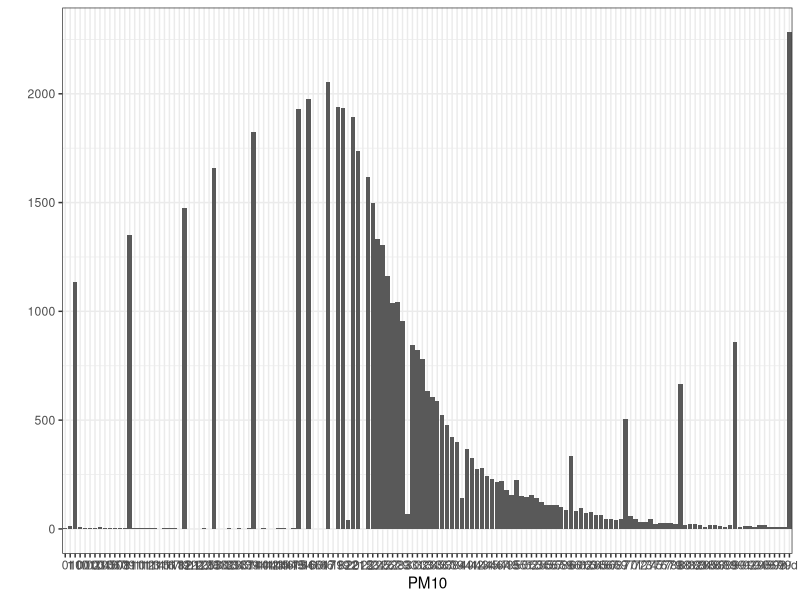
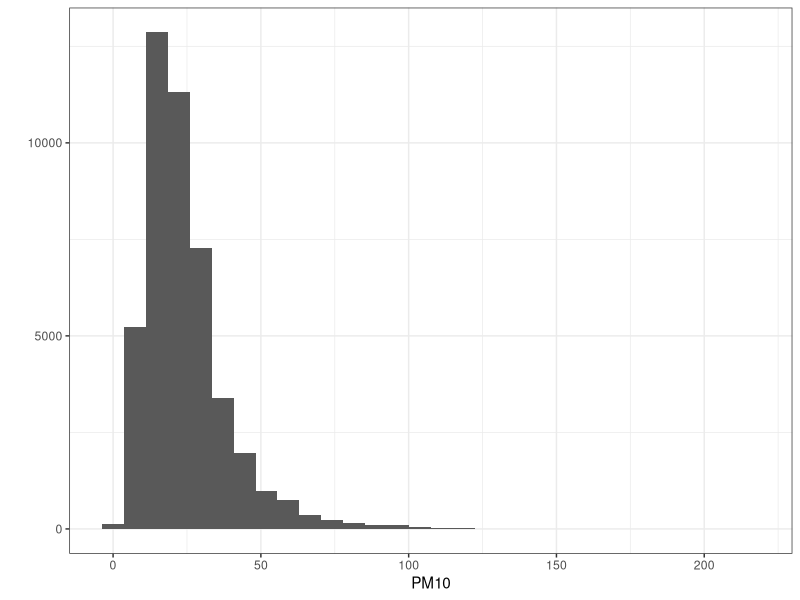
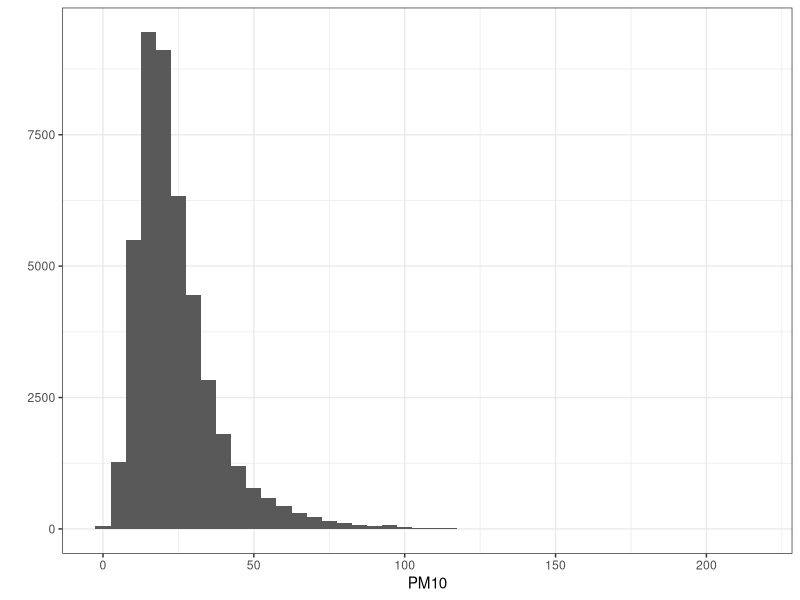
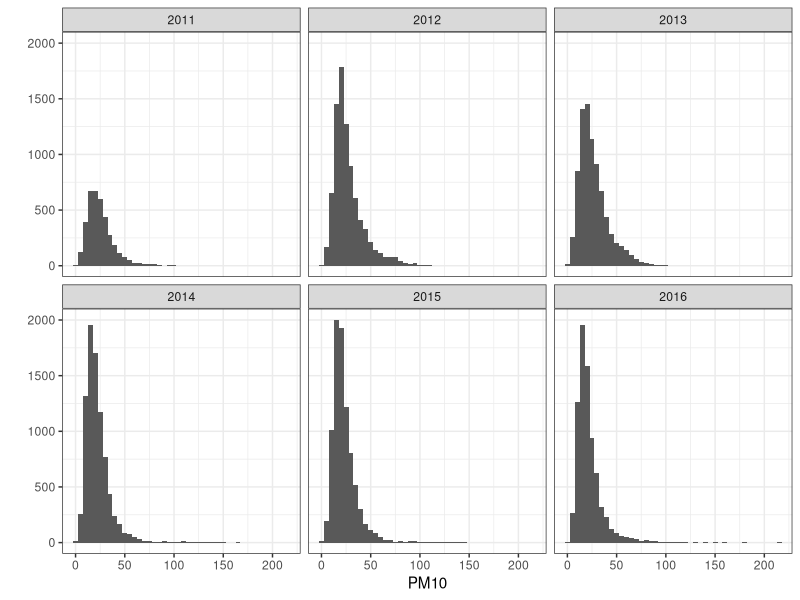
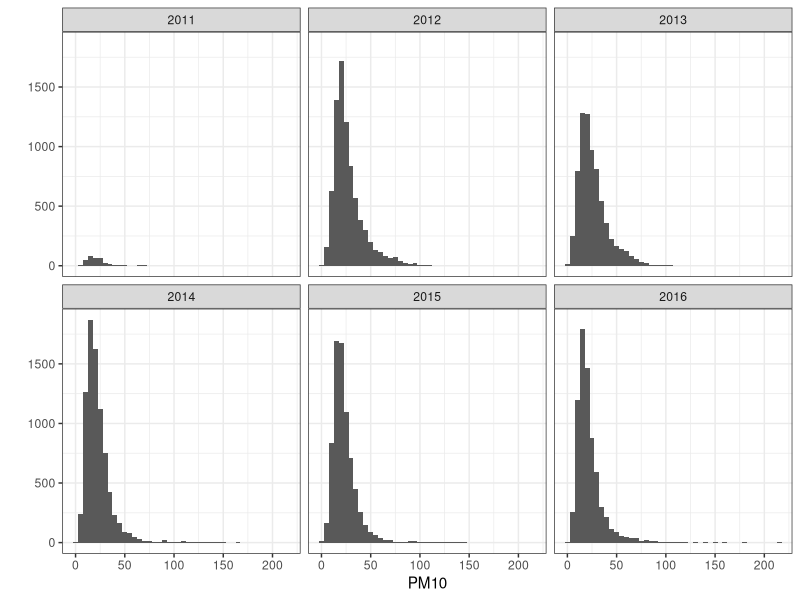
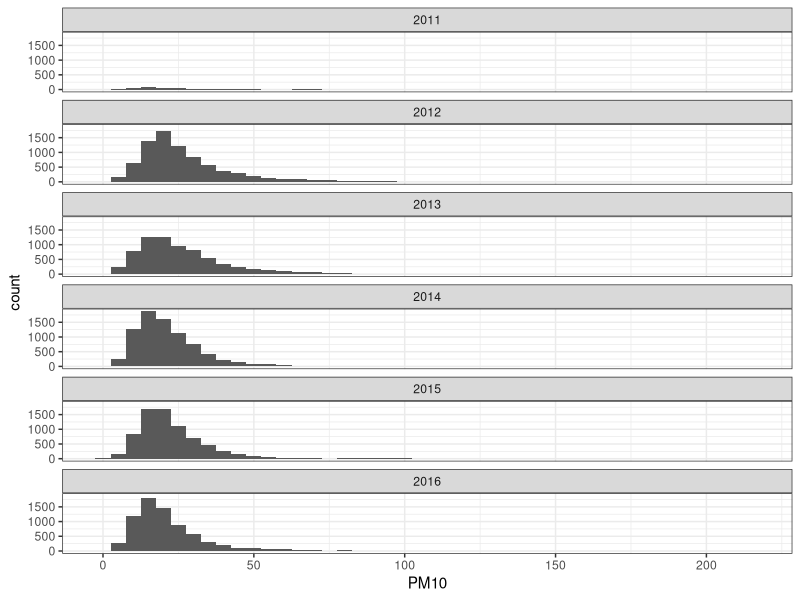
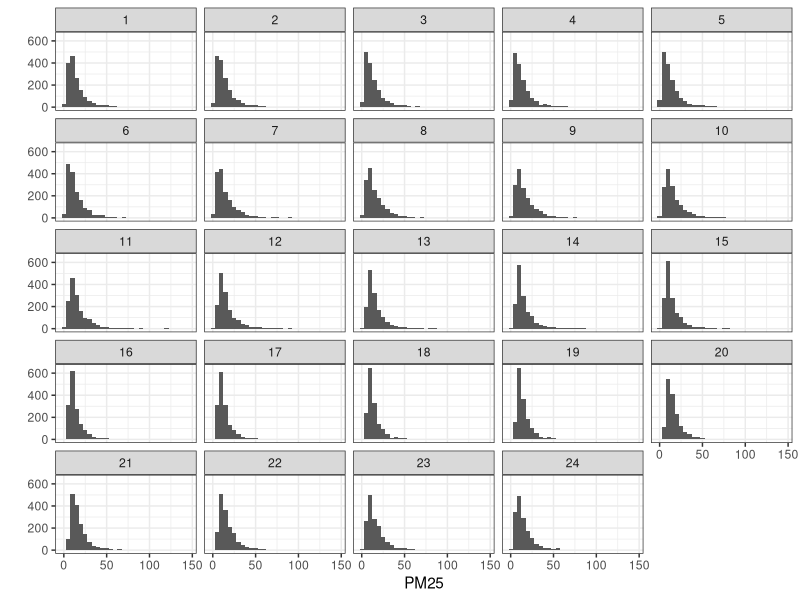
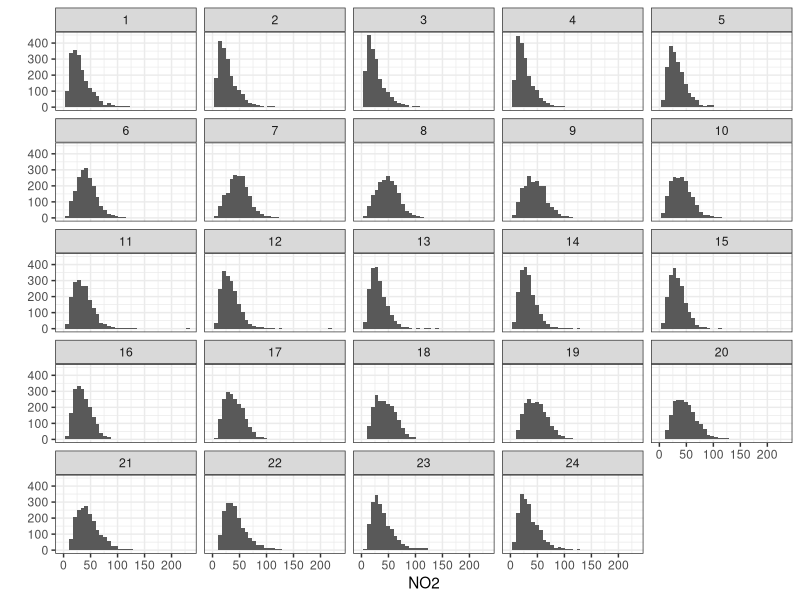

Generate these figures, in order, with R: (Note: this script raises an error after producing the figures.)
## ---- chunk 1
knitr::opts_chunk$set(echo = TRUE)
library(ggplot2)
library(tidyverse)
library(GGally)
library(lubridate)

theme_set(theme_bw())

## ---- chunk 2
airparif <- read.csv("airparif_centre_8_12_2016.csv", sep = ";", stringsAsFactors = FALSE)
#airparif <- read.csv("airparif_centre_8_12_2016.csv", sep = ";")

dim(airparif)
str(airparif)
summary(airparif)
head(airparif,20)
tail(airparif,20)

## ---- chunk 3

which(is.na(airparif$date))

# look at vals before & after this row
airparif[211:214,]

# okay this happened on '29/07/2011' @ 20h
airparif$date[213] <- '29/07/2011'
airparif[211:214,]

## ---- chunk 4

airparif$date <- as.Date(airparif$date, format = "%d/%m/%Y") 
str(airparif)

## ---- chunk 5

# remove 1st row
airparif <- airparif[-1,]

# make a copy
airparif$date2 <- airparif$date

airparif <- separate(airparif, date2, c("year", "month", "day"), sep="-")
str(airparif)

#fix malformed date for row 212
#airparif$date[212] <- "2011-07-20"

#try again
#airparif <- separate(airparif, date, c("year", "month", "day"), sep="-")

## ---- chunk 6

# get column names
names(airparif)


## ---- chunk 7

qplot(data = airparif, PM10)

## ---- chunk 8

str(airparif)

## ---- chunk 9

# create list of cols to convert
cols<- names(airparif)
cols.num <- cols[3:length(airparif)]

# convert pollutants to numeric
airparif[cols.num] <- lapply(airparif[cols.num], as.numeric)


# this converts everything to a list
# need to reconvert to df
airparif <- data.frame(airparif)
str(airparif)
summary(airparif)


# plot again
qplot(data = airparif, PM10)

# increase # of bins
qplot(data = airparif, PM10, binwidth = 5)


## ---- chunk 10
# by year
qplot(data = airparif, PM10, binwidth = 5, facets = ~year)

# remove the NA values
qplot(data = na.omit(airparif), PM10, binwidth = 5, facets = ~year)

# what were the max values for each year?
tapply(airparif$PM10, airparif$year, summary)

ggplot(aes(PM10), data = na.omit(airparif)) +
  geom_histogram(binwidth = 5) +
  facet_wrap(~year, ncol = 1)

## ---- chunk 11

qplot(data = na.omit(airparif), PM25, binwidth = 5, facets = ~heure)
qplot(data = airparif, NO2, binwidth = 7, facets = ~heure)
qplot(data = airparif, O3, binwidth = 3, facets = ~year)
qplot(data = na.omit(airparif), CO, facets = ~year)


## ---- chunk 12

ggplot(aes(x = as.factor(year), y = PM10), data = na.omit(airparif)) +
  geom_boxplot(na.rm = TRUE)

ggplot(aes(x = as.factor(year), y = PM25), data = airparif) +
  geom_boxplot()

ggplot(aes(x = as.factor(year), y = NO2), data = airparif) +
  geom_boxplot()

ggplot(aes(x = as.factor(year), y = O3), data = airparif) +
  geom_boxplot()

## ---- chunk 13

ggplot(data = airparif, aes(x = date, y = PM25)) +
  geom_point(alpha = 0.2)

## ---- chunk 14
  
summary <- airparif %>% 
  group_by(year, date) %>% 
  summarise_each(funs(mean), PM10, PM25, NO2, O3, CO) %>% 
  ungroup() 

#mutate(yr.month = year * 100 + month) %>% 
  #group_by(yr.month) %>% 
  #arrange(yr.month)'''
  

head(summary)
tail(summary)

## ---- chunk 15

# plot trend

ggplot(aes(date, PM10), data = na.omit(summary)) +
  geom_line()
  

## ---- chunk 16

ggplot(aes(date, PM10), data = summary) +
  geom_line() +
  geom_hline(yintercept = 25, col = "green") +
  geom_hline(yintercept = 50, col = "yellow") +
  geom_hline(yintercept = 75, col = "orange") +
  geom_hline(yintercept = 100, col = "red")
## ---- chunk 17

# add a levels column to summary

#x <- list(1:3, 4:6)
#do.call(cbind, lapply(x, function(i) rowMeans(dat[, i])))

x = summary[2:6]
x

# create function to set pollution levels



pollution.level <- function(x, lower = 0, upper = 100, 
                            by = 25, sep = "-", above.char = "+") {
 labs <- c("very low", "low", "medium", "high", "very high")

 cut(floor(x), 
     breaks = c(seq(lower, upper, by = by), Inf),
     right = FALSE, 
     labels = labs)
}

# apply to all the columns of x
x[1:5] <- lapply(x[1:5], pollution.level)





## ---- chunk 18

levels <- cbind(summary[1], x)

# gather(cases, "year", "n", 2:4)
levels.long <- gather(levels, "pollutant", "level", 2:6)

#spread(pollution, size, amount)

# reshaping to long format
count.levels.l <- levels %>% 
  # collapse pollutant columns into one
  # create year column
  # mutate('year' = year(date)) %>% 
  # create new 'level' column
  gather(pollutant, level, 2:6) %>% 
  group_by(pollutant, level) %>% 
  # count number of days at each level
  summarise(n = n())

str(count.levels.l)

# need to conver 'level' col to ordered factor
count.levels.l$level <- ordered(count.levels.l$level, 
                                levels = c("very low", "low", "medium", 
                                           "high", "very high", "NA"))

# now reshape to wide format, count days, 
# fill missing vals with zeros
count.levels.w <- count.levels.l %>%
  spread(level, n, fill=0)

# and let's gather once more
test <- count.levels.w %>% 
  ungroup() %>% 
  group_by(year(date)) %>% 
  gather(pollutant, level, 3:8) 
  


## ---- chunk 19

ggplot(data = count.levels.l, aes(x=level,
                                  group = level, 
                                  fill = pollutant)) +
  geom_bar() + 
  scale_x_discrete("Pollution Level") +
  scale_y_continuous("Number of Days") +
  facet_wrap(~year) 
#+
 # facet_grid(~pollutant) 
## ---- chunk 20


